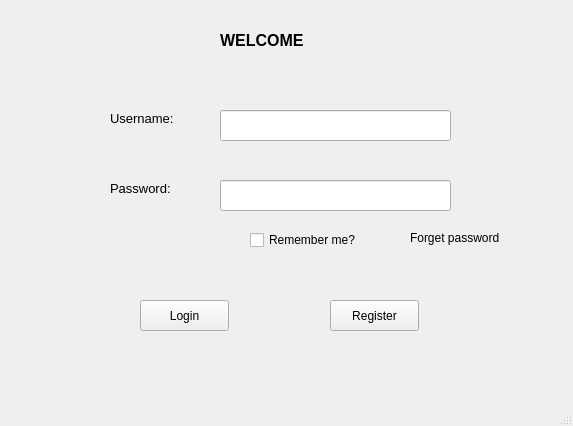
<?xml version="1.0" encoding="UTF-8"?>
<ui version="4.0">
 <class>MainWindow</class>
 <widget class="QMainWindow" name="MainWindow">
  <property name="geometry">
   <rect>
    <x>0</x>
    <y>0</y>
    <width>573</width>
    <height>426</height>
   </rect>
  </property>
  <property name="windowTitle">
   <string>MainWindow</string>
  </property>
  <widget class="QWidget" name="centralwidget">
   <widget class="QLabel" name="label_3">
    <property name="geometry">
     <rect>
      <x>220</x>
      <y>20</y>
      <width>111</width>
      <height>41</height>
     </rect>
    </property>
    <property name="font">
     <font>
      <pointsize>12</pointsize>
      <weight>75</weight>
      <bold>true</bold>
     </font>
    </property>
    <property name="text">
     <string>WELCOME</string>
    </property>
   </widget>
   <widget class="QLabel" name="label">
    <property name="geometry">
     <rect>
      <x>110</x>
      <y>110</y>
      <width>101</width>
      <height>16</height>
     </rect>
    </property>
    <property name="font">
     <font>
      <pointsize>10</pointsize>
     </font>
    </property>
    <property name="text">
     <string>Username:</string>
    </property>
   </widget>
   <widget class="QLabel" name="label_2">
    <property name="geometry">
     <rect>
      <x>110</x>
      <y>180</y>
      <width>101</width>
      <height>16</height>
     </rect>
    </property>
    <property name="font">
     <font>
      <pointsize>10</pointsize>
     </font>
    </property>
    <property name="text">
     <string>Password:</string>
    </property>
   </widget>
   <widget class="QLineEdit" name="txt_name">
    <property name="geometry">
     <rect>
      <x>220</x>
      <y>110</y>
      <width>231</width>
      <height>31</height>
     </rect>
    </property>
   </widget>
   <widget class="QLineEdit" name="txt_password">
    <property name="geometry">
     <rect>
      <x>220</x>
      <y>180</y>
      <width>231</width>
      <height>31</height>
     </rect>
    </property>
   </widget>
   <widget class="QCheckBox" name="check_remember">
    <property name="geometry">
     <rect>
      <x>250</x>
      <y>230</y>
      <width>131</width>
      <height>20</height>
     </rect>
    </property>
    <property name="text">
     <string>Remember me?</string>
    </property>
   </widget>
   <widget class="QPushButton" name="btn_login">
    <property name="geometry">
     <rect>
      <x>140</x>
      <y>300</y>
      <width>89</width>
      <height>31</height>
     </rect>
    </property>
    <property name="text">
     <string>Login</string>
    </property>
   </widget>
   <widget class="QPushButton" name="btn_register">
    <property name="geometry">
     <rect>
      <x>330</x>
      <y>300</y>
      <width>89</width>
      <height>31</height>
     </rect>
    </property>
    <property name="text">
     <string>Register</string>
    </property>
   </widget>
   <widget class="QLabel" name="forget_password">
    <property name="geometry">
     <rect>
      <x>410</x>
      <y>230</y>
      <width>111</width>
      <height>16</height>
     </rect>
    </property>
    <property name="text">
     <string>Forget password</string>
    </property>
   </widget>
  </widget>
  <widget class="QMenuBar" name="menubar">
   <property name="geometry">
    <rect>
     <x>0</x>
     <y>0</y>
     <width>573</width>
     <height>25</height>
    </rect>
   </property>
  </widget>
  <widget class="QStatusBar" name="statusbar"/>
 </widget>
 <resources/>
 <connections/>
</ui>
